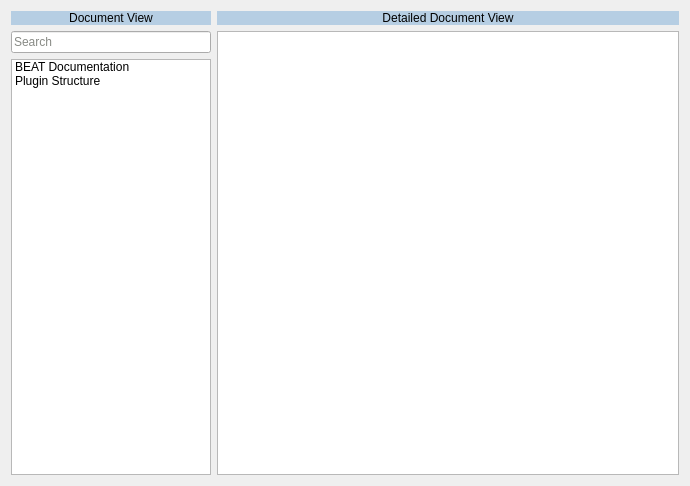
<?xml version="1.0" encoding="UTF-8"?>
<ui version="4.0">
 <class>Dialog</class>
 <widget class="QDialog" name="Dialog">
  <property name="geometry">
   <rect>
    <x>0</x>
    <y>0</y>
    <width>690</width>
    <height>486</height>
   </rect>
  </property>
  <property name="windowTitle">
   <string>Dialog</string>
  </property>
  <layout class="QHBoxLayout" name="horizontalLayout_2">
   <item>
    <layout class="QHBoxLayout" name="horizontalLayout">
     <item>
      <layout class="QVBoxLayout" name="documentView_layout">
       <item>
        <widget class="QLabel" name="documentView_label">
         <property name="maximumSize">
          <size>
           <width>200</width>
           <height>16777215</height>
          </size>
         </property>
         <property name="styleSheet">
          <string notr="true">background-color: rgb(182, 206, 227);
</string>
         </property>
         <property name="text">
          <string>Document View</string>
         </property>
         <property name="alignment">
          <set>Qt::AlignCenter</set>
         </property>
        </widget>
       </item>
       <item>
        <widget class="QLineEdit" name="documentView_lineEdit">
         <property name="maximumSize">
          <size>
           <width>200</width>
           <height>16777215</height>
          </size>
         </property>
         <property name="styleSheet">
          <string notr="true">color: rgb(136, 138, 133);
font: 57 italic 11pt &quot;Ubuntu&quot;;</string>
         </property>
         <property name="text">
          <string>Search</string>
         </property>
        </widget>
       </item>
       <item>
        <widget class="QListWidget" name="documentView_listWidget">
         <property name="maximumSize">
          <size>
           <width>200</width>
           <height>16777215</height>
          </size>
         </property>
         <item>
          <property name="text">
           <string>BEAT Documentation</string>
          </property>
         </item>
         <item>
          <property name="text">
           <string>Plugin Structure</string>
          </property>
         </item>
        </widget>
       </item>
      </layout>
     </item>
     <item>
      <layout class="QVBoxLayout" name="dDocumentView_layout">
       <item>
        <widget class="QLabel" name="dDocumentView_label">
         <property name="styleSheet">
          <string notr="true">background-color: rgb(182, 206, 227);</string>
         </property>
         <property name="text">
          <string>Detailed Document View</string>
         </property>
         <property name="alignment">
          <set>Qt::AlignCenter</set>
         </property>
        </widget>
       </item>
       <item>
        <widget class="QTextEdit" name="dDocumentView_textEdit">
         <property name="lineWidth">
          <number>1</number>
         </property>
        </widget>
       </item>
      </layout>
     </item>
    </layout>
   </item>
  </layout>
 </widget>
 <resources/>
 <connections/>
</ui>
